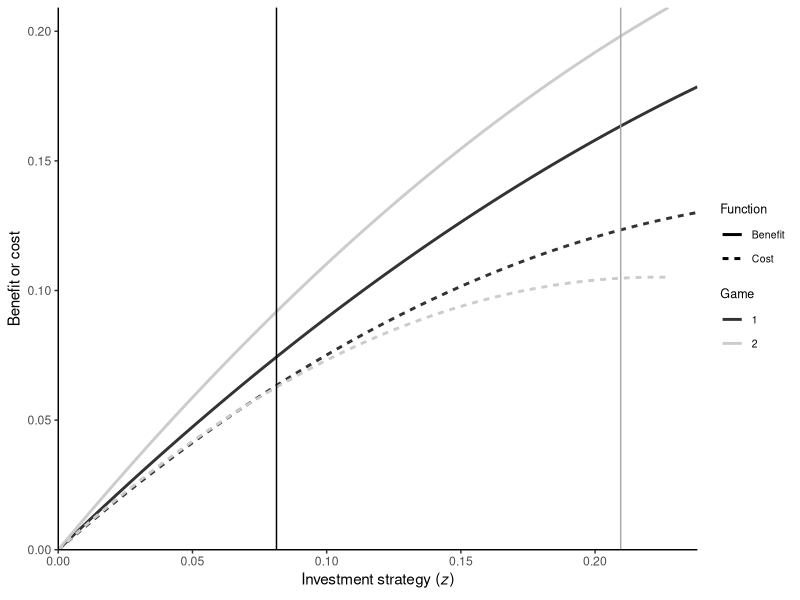

Here is the R script that generated this plot: (Note: this script raises an error after producing the figure.)
library(tidyverse)

x <- seq(from = 0, to = 0.238095, length = 100)
y <- seq(from = 0, to = 0.227273, length = 100)

ax <- 1; bx <- 1.05; cx <- 0.9; dx <- 1.65;
ay <- 1.19; by <- 1.1; cy <- 0.9; dy <- 2.14;

Bx <- ax*(x - bx*(x)^2)
Cx <- cx*(x - dx*x^2)

By <- ay*(x - by*(x)^2)
Cy <- cy*(x - dy*x^2)

df <- bind_rows(
tibble(x = x, y = Bx, Function = "Benefit", Game = "1"),
tibble(x = y, y = By, Function = "Benefit", Game = "2"),
tibble(x = x, y = Cx, Function = "Cost", Game = "1"),
tibble(x = y, y = Cy, Function = "Cost", Game = "2"),
)

payoff_plot <- ggplot(data = df) +
  geom_line(aes(x = x, y = y, color = Game, linetype = Function), size = 1) +
  geom_vline(aes(xintercept = 0.0813)) +
  geom_vline(aes(xintercept = 0.209538), color = "darkgrey") +
  theme_classic() +
  scale_x_continuous(expand = c(0, 0)) + scale_y_continuous(expand = c(0, 0)) +
  xlab(expression(paste("Investment strategy (", italic(z), ")"))) +
  ylab("Benefit or cost") +
  scale_color_grey() +
  theme(legend.text = element_text(size = 7.5),
        legend.title = element_text(size = 9),
        legend.spacing.y = unit(0.025, "cm"),
        legend.background = element_rect(fill = "transparent", colour = NA), # get rid of legend bg
        legend.box.background = element_rect(fill = "transparent", colour = NA) # get rid of legend panel bg
        )

saveRDS(payoff_plot, file = "./2020-10_IBS_diff_games/plot_payoff_rds")

payoff_plot <- read_rds("./2020-10_IBS_diff_games/plot_payoff_rds") + 
  labs(subtitle = "Cost and benefit for games 1 and 2") +
  theme(plot.subtitle = element_text(size = 10))

ibs_plot <- read_rds("./2020-10_IBS_diff_games/plot_ibs_rds") + 
  labs(subtitle = "Branching direction with games 1 and 2")+
  theme(plot.subtitle = element_text(size = 10))

random_plot <- read_rds("./2020-11_IBS_random_diff_games/plot_ibs_rds") + 
  labs(subtitle = "Branching direction with game 1 and random games")+
  theme(plot.subtitle = element_text(size = 10))

full_plot <- cowplot::plot_grid(payoff_plot, ibs_plot, random_plot, ncol = 1,
                                rel_heights = c(0.9, 1, 1), labels = c("A", "B", "C"))

ggsave("./2020-10_IBS_diff_games/diff_games_plot.pdf", plot = full_plot, width = 4, height = 6)
   
